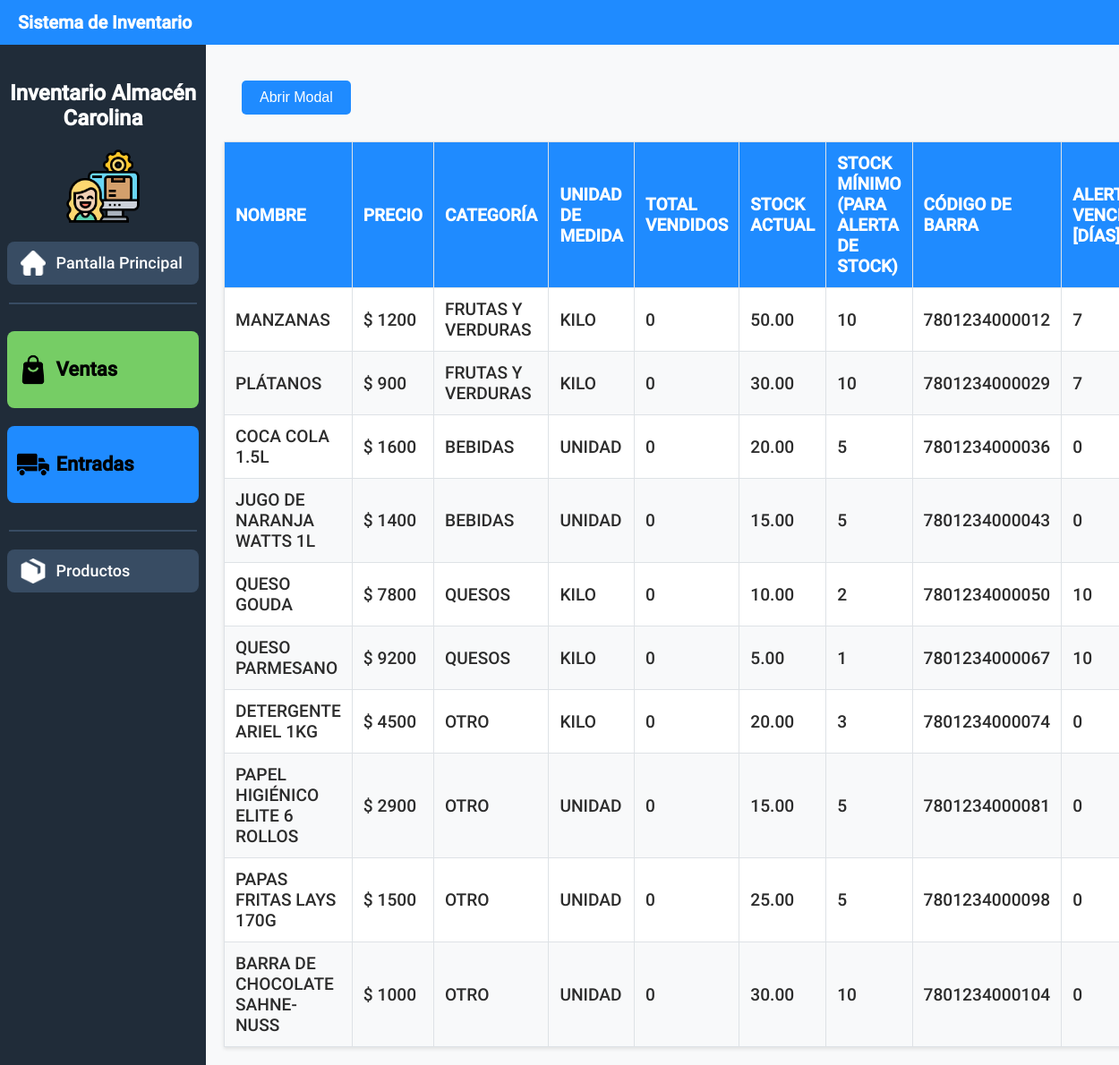
The app's page /modulo_productos.php with its own data.
### tables this page shows
CREATE TABLE producto (
    id_producto INT UNSIGNED NOT NULL AUTO_INCREMENT,
    nombre_producto VARCHAR(200) NOT NULL,
    total_vendidos BIGINT UNSIGNED DEFAULT 0, 
    stock_minimo INT UNSIGNED NOT NULL,
    stock_actual DECIMAL(20,2) UNSIGNED NOT NULL DEFAULT 0,
    codigo_de_barra BIGINT UNSIGNED,
    tiempo_alerta_vencimiento INT UNSIGNED,
    activo BOOLEAN NOT NULL DEFAULT 1,
    requiere_fecha_vencimiento BOOLEAN NOT NULL DEFAULT 1,
    id_categoria INT UNSIGNED NOT NULL,
    id_unidad INT UNSIGNED NOT NULL,
    PRIMARY KEY (id_producto)
);

CREATE TABLE precio (
    id_precio INT UNSIGNED NOT NULL AUTO_INCREMENT,
    precio INT UNSIGNED NOT NULL,
    fecha_inicio_precio DATETIME NOT NULL DEFAULT CURRENT_TIMESTAMP,
    fecha_fin_precio DATETIME,
    id_producto INT UNSIGNED NOT NULL,
    PRIMARY KEY (id_precio)
);

CREATE TABLE categoria (
    id_categoria INT UNSIGNED NOT NULL AUTO_INCREMENT,
    nombre_categoria VARCHAR(20) NOT NULL,
    PRIMARY KEY (id_categoria)
);

CREATE TABLE unidad_de_medida (
	id_unidad INT UNSIGNED NOT NULL AUTO_INCREMENT,
    nombre_unidad VARCHAR(20) NOT NULL,
    PRIMARY KEY (id_unidad)
);

### includes/modulo_productos/tabla_productos_modelo.php (called while the page is built, shortened)
<?php
function obtener_productos(object $pdo) {
    $consulta = "
        SELECT
            p.nombre_producto,
            p.total_vendidos,
            p.stock_actual,
            p.stock_minimo,
            p.codigo_de_barra,
            p.tiempo_alerta_vencimiento,
            c.nombre_categoria,
            u.nombre_unidad,
            pr.precio
        FROM producto p
        LEFT JOIN categoria c ON p.id_categoria = c.id_categoria
        LEFT JOIN unidad_de_medida u ON p.id_unidad = u.id_unidad
        LEFT JOIN precio pr ON p.id_producto = pr.id_producto;
    ";
    $stmt = $pdo->prepare($consulta);
    $stmt->execute();
    $resul = $stmt->fetchAll(PDO::FETCH_ASSOC);
    return $resul;
}

### includes/modulo_productos/tabla_productos.php (called while the page is built, shortened)
<?php
require_once "includes/db.php";
require_once "includes/modulo_productos/tabla_productos_modelo.php";
require_once "includes/modulo_productos/tabla_productos_vista.php";
$productos = obtener_productos($pdo);

### includes/modulo_productos/tabla_productos_vista.php (the view, shortened to what this page needs)
<?php
function tabla_de_productos(array $productos) {
    if ($productos) {
        echo "
        <table class=\"products-table\">
            <thead>
                <tr>
                    <th>Nombre</th>
                    <th>Precio</th>
                    <th>Categoría</th>
                    <th>Unidad de medida</th>
                    <th>Total vendidos</th>
                    <th>Stock actual</th>
                    <th>Stock mínimo<br>(para alerta de stock)</th>
                    <th>Código de barra</th>
                    <th>Alerta de <br> vencimiento<br>[días]</th>
                    <th>Editar Entrada</th>
                </tr>
            </thead>
            <tbody>
        ";
        foreach ($productos as $producto) {
            echo "<tr>";
            echo "    <td>" . $producto["nombre_producto"] . "</td>";
            echo "    <td>$ " . $producto["precio"] . "</td>";
            echo "    <td>" . $producto["nombre_categoria"] . "</td>";
            echo "    <td>" . $producto["nombre_unidad"] . "</td>";
            echo "    <td>" . $producto["total_vendidos"] . "</td>";
            echo "    <td>" . $producto["stock_actual"] . "</td>";
            echo "    <td>" . $producto["stock_minimo"] . "</td>";
            echo "    <td>" . $producto["codigo_de_barra"] . "</td>";
            echo "    <td>" . $producto["tiempo_alerta_vencimiento"] . "</td>";
            echo "</tr>";
        }
        echo "
            </tbody>
        </table>
        ";
    } else {
        echo "No se pudo obtener los productos de la base de datos";
    }
}

### modulo_productos.php (shortened to what this page needs)
<?php
require_once "includes/modulo_productos/tabla_productos.php";
?>
<!DOCTYPE html>
<html lang="es">
<head>
    <link rel="stylesheet" href="styles/main.css">
    <link rel="stylesheet" href="styles/layout.css">
    <link rel="stylesheet" href="styles/tablas.css">
    <link rel="stylesheet" href="styles/modal.css">
    <link rel="stylesheet" href="styles/formulario.css">
</head>
<body>
    <?php require_once "navbar.php" ?>
    <div class="main-container">
        <?php require_once "barra_lateral.php" ?>
        <main class="content">
            <button class="open-modal-btn" id="openModalBtn">Abrir Modal</button>
            <?php
            tabla_de_productos($productos);
            ?>
        </main>
    </div>
</body>
</html>

### navbar.php
<header class="navbar">
    <h1>Sistema de Inventario</h1>
</header>

### barra_lateral.php
<aside>
    <h2>Inventario Almacén Carolina</h2>
    <img src="img/logo.png" alt="Logo" class="logo">
    <a href="index.php" class="sidebar-btn">
        <div class="icon icon-inv">
            <img src="img/botones/home.png" alt="Pantalla Principal">
        </div>
        <p>Pantalla Principal</p>
    </a>
    <div class="separator"></div>
    <a href="modulo_ventas.php" class="sidebar-btn sidebar-btn-large sales">
        <div class="icon icon-big">
            <img src="img/botones/bag.png" alt="Módulo de ventas">
        </div>
        <p>Ventas</p>
    </a>
    <a href="modulo_entradas.php" class="sidebar-btn sidebar-btn-large entries">
        <div class="icon icon-big">
            <img src="img/botones/delivery-truck.png" alt="Módulo de Entradas">
        </div>
        <p>Entradas</p>
    </a>
    <div class="separator"></div>
    <a href="modulo_productos.php" class="sidebar-btn">
        <div class="icon icon-inv">
            <img src="img/botones/box.png" alt="Módulo de Productos">
        </div>
        <p>Productos</p>
    </a>
</aside>

### styles/main.css (style rules this page uses)
:root { font-family: Roboto, Arial, Helvetica, sans-serif; --oscuro: #202C39; --verde: #76CD65; --verde-oscuro: #518d45; --azul: #1F8BFF; --azul-oscuro: #1560b1; --rosa: #ffcad4; --naranja: #f7af9d; --rojo: #E05263; }

### styles/layout.css (style rules this page uses)
body { margin: 0; display: flex; flex-direction: column; height: 100vh; overflow: hidden; }
.navbar { width: 100%; height: 50px; background-color: var(--azul); color: white; display: flex; align-items: center; padding: 0 20px; }
.navbar h1 { margin: 0; font-size: 20px; }
.main-container { display: flex; flex: 1; overflow: hidden; }
aside { width: 210px; background-color: var(--oscuro); color: white; display: flex; flex-direction: column; align-items: center; padding: 20px 10px; flex-shrink: 0; overflow-y: auto; overflow-x: hidden; }
aside h2 { text-align: center; font-size: 24px; }
.logo { width: 40%; height: auto; margin-bottom: 20px; }
aside .sidebar-btn { display: flex; align-items: center; gap: 10px; background-color: #384c63; color: white; padding: 10px 15px; border-radius: 8px; width: 88%; cursor: pointer; text-decoration: none; font-size: 18px; text-align: center; transition: background-color 0.3s; }
aside .sidebar-btn p { flex-grow: 1; text-align: left; margin: 2px; }
aside .sidebar-btn-large { padding: 25px 15px; margin: 10px; font-size: 22px; font-weight: bold; }
aside .sidebar-btn-large.sales { color: black; background-color: var(--verde); }
aside .sidebar-btn-large.entries { color: black; background-color: var(--azul); }
.separator { display: flex; flex-direction: column; width: 100%; height: 2px; background-color: #384c63; margin: 20px 0; }
.content { flex: 1; background-color: #f8f9fa; padding: 20px; overflow-y: auto; }
.icon { width: 28px; border-radius: 4px; display: flex; align-items: center; justify-content: center; font-size: 14px; color: white; flex-shrink: 0; }
.icon img { width: 28px; }
.icon-big img { width: 36px; }
.icon-inv { filter: invert(); }

### styles/tablas.css (style rules this page uses)
.products-table { width: 100%; border-collapse: collapse; margin-top: 10px; background-color: white; box-shadow: 0 2px 4px rgba(0, 0, 0, 0.1); }
.products-table th, .products-table td { padding: 12px; text-align: left; border: 1px solid #dee2e6; font-size: 1.2rem; text-transform: uppercase; }
.products-table th { background-color: var(--azul); color: white; }
.products-table td { color: #2c2c2c; }
.products-table tr:nth-child(even) { background-color: #f8f9fa; }

### styles/modal.css (style rules this page uses)
.open-modal-btn { padding: 10px 20px; background-color: var(--azul); color: white; border: none; border-radius: 5px; cursor: pointer; font-size: 16px; margin: 20px; }

### records on screen
producto: nombre_producto "MANZANAS", precio.precio "1200", id_categoria.nombre_categoria "FRUTAS Y VERDURAS", id_unidad.nombre_unidad "KILO", total_vendidos "0", stock_actual "50.00", stock_minimo "10", codigo_de_barra "7801234000012", tiempo_alerta_vencimiento "7"
producto: nombre_producto "PLÁTANOS", precio.precio "900", id_categoria.nombre_categoria "FRUTAS Y VERDURAS", id_unidad.nombre_unidad "KILO", total_vendidos "0", stock_actual "30.00", stock_minimo "10", codigo_de_barra "7801234000029", tiempo_alerta_vencimiento "7"
producto: nombre_producto "COCA COLA 1.5L", precio.precio "1600", id_categoria.nombre_categoria "BEBIDAS", id_unidad.nombre_unidad "UNIDAD", total_vendidos "0", stock_actual "20.00", stock_minimo "5", codigo_de_barra "7801234000036", tiempo_alerta_vencimiento "0"
producto: nombre_producto "JUGO DE NARANJA WATTS 1L", precio.precio "1400", id_categoria.nombre_categoria "BEBIDAS", id_unidad.nombre_unidad "UNIDAD", total_vendidos "0", stock_actual "15.00", stock_minimo "5", codigo_de_barra "7801234000043", tiempo_alerta_vencimiento "0"
producto: nombre_producto "QUESO GOUDA", precio.precio "7800", id_categoria.nombre_categoria "QUESOS", id_unidad.nombre_unidad "KILO", total_vendidos "0", stock_actual "10.00", stock_minimo "2", codigo_de_barra "7801234000050", tiempo_alerta_vencimiento "10"
producto: nombre_producto "QUESO PARMESANO", precio.precio "9200", id_categoria.nombre_categoria "QUESOS", id_unidad.nombre_unidad "KILO", total_vendidos "0", stock_actual "5.00", stock_minimo "1", codigo_de_barra "7801234000067", tiempo_alerta_vencimiento "10"
producto: nombre_producto "DETERGENTE ARIEL 1KG", precio.precio "4500", id_categoria.nombre_categoria "OTRO", id_unidad.nombre_unidad "KILO", total_vendidos "0", stock_actual "20.00", stock_minimo "3", codigo_de_barra "7801234000074", tiempo_alerta_vencimiento "0"
producto: nombre_producto "PAPEL HIGIÉNICO ELITE 6 ROLLOS", precio.precio "2900", id_categoria.nombre_categoria "OTRO", id_unidad.nombre_unidad "UNIDAD", total_vendidos "0", stock_actual "15.00", stock_minimo "5", codigo_de_barra "7801234000081", tiempo_alerta_vencimiento "0"
producto: nombre_producto "PAPAS FRITAS LAYS 170G", precio.precio "1500", id_categoria.nombre_categoria "OTRO", id_unidad.nombre_unidad "UNIDAD", total_vendidos "0", stock_actual "25.00", stock_minimo "5", codigo_de_barra "7801234000098", tiempo_alerta_vencimiento "0"
producto: nombre_producto "BARRA DE CHOCOLATE SAHNE-NUSS", precio.precio "1000", id_categoria.nombre_categoria "OTRO", id_unidad.nombre_unidad "UNIDAD", total_vendidos "0", stock_actual "30.00", stock_minimo "10", codigo_de_barra "7801234000104", tiempo_alerta_vencimiento "0"
